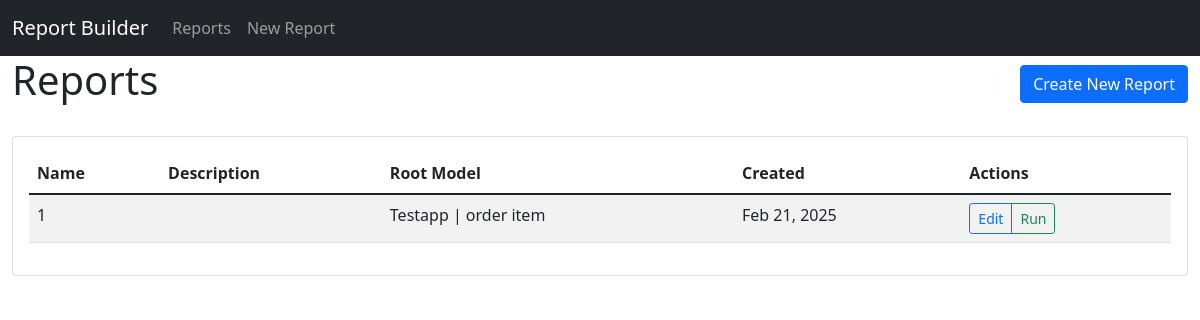
The app's page / (signed in) with its own data.
### report/models.py (models this page shows, shortened)
class Report(models.Model):
    name = models.CharField(max_length=255)
    description = models.TextField(blank=True, null=True)
    root_model = models.ForeignKey(ContentType, on_delete=models.CASCADE)
    created_at = models.DateTimeField(auto_now_add=True)
    updated_at = models.DateTimeField(auto_now=True)

### report/views.py (the view)
# urls.py: path('', views.ReportListView.as_view(), name='report_list'),
class ReportListView(LoginRequiredMixin, ListView):
    model = Report
    template_name = 'report/report_list.html'
    context_object_name = 'reports'
    paginate_by = 10

### templates/report/report_list.html (shortened to what this page needs)
{% extends "base.html" %}
{% block content %}
<div class="col-12">
    <div class="d-flex justify-content-between align-items-center mb-4">
        <h1>Reports</h1>
        <a href="{% url 'report:report_create' %}" class="btn btn-primary">Create New Report</a>
    </div>
    <div class="card">
        <div class="card-body">
            {% if reports %}
                <div class="table-responsive">
                    <table class="table table-striped">
                        <thead>
                            <tr>
                                <th>Name</th>
                                <th>Description</th>
                                <th>Root Model</th>
                                <th>Created</th>
                                <th>Actions</th>
                            </tr>
                        </thead>
                        <tbody>
                            {% for report in reports %}
                                <tr>
                                    <td>{{ report.name }}</td>
                                    <td>{{ report.description|truncatewords:30 }}</td>
                                    <td>{{ report.root_model }}</td>
                                    <td>{{ report.created_at|date:"M d, Y" }}</td>
                                    <td>
                                        <div class="btn-group">
                                            <a href="{% url 'report:report_builder' report.pk %}" class="btn btn-sm btn-outline-primary">Edit</a>
                                            <a href="{% url 'report:execute_report' report.pk %}" class="btn btn-sm btn-outline-success">Run</a>
                                        </div>
                                    </td>
                                </tr>
                            {% endfor %}
                        </tbody>
                    </table>
                </div>
            {% else %}
                <div class="alert alert-info">
                    No reports found. <a href="{% url 'report:report_create' %}">Create your first report</a>.
                </div>
            {% endif %}
        </div>
    </div>
</div>
{% endblock %}

### templates/base.html (style rules this page uses)
.table-responsive { overflow-x: auto; }

### records on screen
Report: name "1", root_model "Testapp | order item", created_at "Feb 21, 2025"
